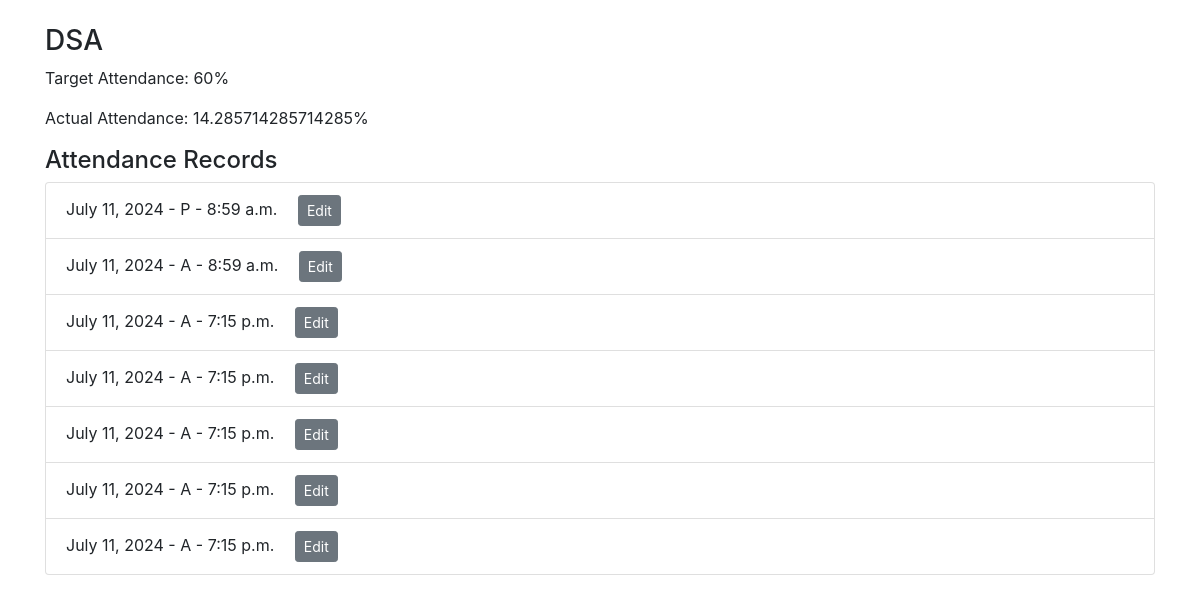
Screenshot of /attendance/subject/2/ (signed in) with the database file from the repository.
### attendance/models.py (models this page shows, shortened)
class Subject(models.Model):
    user = models.ForeignKey(CustomUser, on_delete=models.CASCADE)
    name = models.CharField(max_length=100)
    target_attendance = models.PositiveIntegerField()
    @property
    def attendance_percentage(self):
        total_present = AttendanceRecord.objects.filter(subject=self, status='P').count()
        total_absent = AttendanceRecord.objects.filter(subject=self, status='A').count()
        total = total_present + total_absent
        return ((total_present / total) * 100) if total > 0 else 0

class AttendanceRecord(models.Model):
    subject = models.ForeignKey(Subject, on_delete=models.CASCADE)
    date = models.DateField()
    time = models.TimeField()
    status = models.CharField(max_length=1, choices=[('P', 'Present'), ('A', 'Absent')])
    count = models.PositiveIntegerField(default=1)

### attendance/views.py (the view)
# urls.py: path('subject/<int:subject_id>/', views.subject_detail, name='subject_detail'),
@login_required
def subject_detail(request, subject_id):
    subject = get_object_or_404(Subject, id=subject_id, user=request.user)
    attendance_records = AttendanceRecord.objects.filter(subject=subject)
    total_present = attendance_records.filter(status='P').count()
    total_absent = attendance_records.filter(status='A').count()
    target = subject.target_attendance
    actual = subject.attendance_percentage
    if actual >= target:
        periods_to_skip = int((total_present * (100 - target)) / target - total_absent)
        attendance_status_message = f"You can miss {periods_to_skip} periods and still meet your target."
    else:
        periods_needed = int(((target * (total_present + total_absent)) - (100 * total_present)) / (100 - target))
        attendance_status_message = f"You need to attend {periods_needed} more periods to meet your target."
    return render(request, 'attendance/subject_detail.html', {
        'subject': subject,
        'attendance_records': attendance_records,
        'total_present': total_present,
        'total_absent': total_absent,
        'attendance_status_message': attendance_status_message,
        'form': SubjectForm(instance=subject)
    })

### attendance/templates/attendance/subject_detail.html (shortened to what this page needs)
<!DOCTYPE html>
<html>
<head>
    <link href="https://maxcdn.bootstrapcdn.com/bootstrap/4.5.2/css/bootstrap.min.css" rel="stylesheet">
</head>
<body>
    <div class="container">
        <h3 class="mt-4">{{ subject.name }}</h3>
        <p>Target Attendance: {{ subject.target_attendance }}%</p>
        <p>Actual Attendance: {{ subject.attendance_percentage }}%</p>
        <h4>Attendance Records</h4>
        <ul class="list-group">
            {% for record in attendance_records %}
                <li class="list-group-item">
                    {{ record.date }} - {{ record.status }} - {{ record.time }}
                    <a class="btn btn-secondary btn-sm ml-3" href="{% url 'attendance:edit_attendance_record' record.id %}">Edit</a>
                </li>
            {% endfor %}
        </ul>
    </div>
</body>
</html>

### rows the page displays
Subject: name "DSA", target_attendance "60", attendance_percentage "14.285714285714285"
AttendanceRecord: date "July 11, 2024", status "P", time "8:59 a.m."
AttendanceRecord: date "July 11, 2024", status "A", time "8:59 a.m."
AttendanceRecord: date "July 11, 2024", status "A", time "7:15 p.m."
AttendanceRecord: date "July 11, 2024", status "A", time "7:15 p.m."
AttendanceRecord: date "July 11, 2024", status "A", time "7:15 p.m."
AttendanceRecord: date "July 11, 2024", status "A", time "7:15 p.m."
AttendanceRecord: date "July 11, 2024", status "A", time "7:15 p.m."
